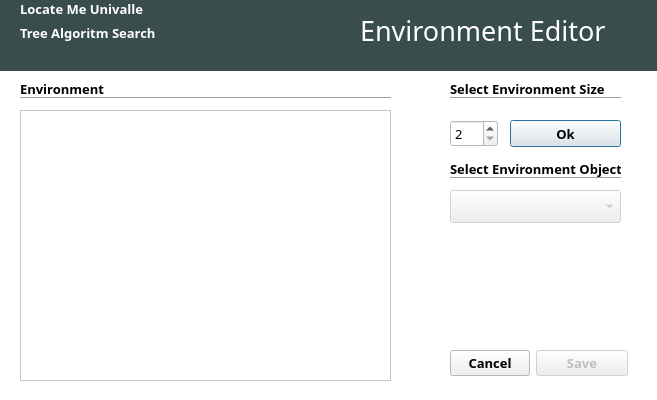
<?xml version="1.0" encoding="UTF-8"?>
<ui version="4.0">
 <class>environmentDialog</class>
 <widget class="QDialog" name="environmentDialog">
  <property name="geometry">
   <rect>
    <x>0</x>
    <y>0</y>
    <width>657</width>
    <height>400</height>
   </rect>
  </property>
  <property name="palette">
   <palette>
    <active>
     <colorrole role="Base">
      <brush brushstyle="SolidPattern">
       <color alpha="255">
        <red>255</red>
        <green>255</green>
        <blue>255</blue>
       </color>
      </brush>
     </colorrole>
     <colorrole role="Window">
      <brush brushstyle="SolidPattern">
       <color alpha="255">
        <red>255</red>
        <green>255</green>
        <blue>255</blue>
       </color>
      </brush>
     </colorrole>
    </active>
    <inactive>
     <colorrole role="Base">
      <brush brushstyle="SolidPattern">
       <color alpha="255">
        <red>255</red>
        <green>255</green>
        <blue>255</blue>
       </color>
      </brush>
     </colorrole>
     <colorrole role="Window">
      <brush brushstyle="SolidPattern">
       <color alpha="255">
        <red>255</red>
        <green>255</green>
        <blue>255</blue>
       </color>
      </brush>
     </colorrole>
    </inactive>
    <disabled>
     <colorrole role="Base">
      <brush brushstyle="SolidPattern">
       <color alpha="255">
        <red>255</red>
        <green>255</green>
        <blue>255</blue>
       </color>
      </brush>
     </colorrole>
     <colorrole role="Window">
      <brush brushstyle="SolidPattern">
       <color alpha="255">
        <red>255</red>
        <green>255</green>
        <blue>255</blue>
       </color>
      </brush>
     </colorrole>
    </disabled>
   </palette>
  </property>
  <property name="font">
   <font>
    <family>Ubuntu Condensed</family>
    <pointsize>10</pointsize>
    <weight>75</weight>
    <bold>true</bold>
   </font>
  </property>
  <property name="windowTitle">
   <string>Environment Editor</string>
  </property>
  <property name="autoFillBackground">
   <bool>true</bool>
  </property>
  <widget class="QWidget" name="widgetHeader" native="true">
   <property name="geometry">
    <rect>
     <x>0</x>
     <y>0</y>
     <width>661</width>
     <height>71</height>
    </rect>
   </property>
   <property name="palette">
    <palette>
     <active>
      <colorrole role="WindowText">
       <brush brushstyle="SolidPattern">
        <color alpha="255">
         <red>255</red>
         <green>255</green>
         <blue>255</blue>
        </color>
       </brush>
      </colorrole>
      <colorrole role="Base">
       <brush brushstyle="SolidPattern">
        <color alpha="255">
         <red>255</red>
         <green>255</green>
         <blue>255</blue>
        </color>
       </brush>
      </colorrole>
      <colorrole role="Window">
       <brush brushstyle="SolidPattern">
        <color alpha="255">
         <red>57</red>
         <green>77</green>
         <blue>76</blue>
        </color>
       </brush>
      </colorrole>
     </active>
     <inactive>
      <colorrole role="WindowText">
       <brush brushstyle="SolidPattern">
        <color alpha="255">
         <red>255</red>
         <green>255</green>
         <blue>255</blue>
        </color>
       </brush>
      </colorrole>
      <colorrole role="Base">
       <brush brushstyle="SolidPattern">
        <color alpha="255">
         <red>255</red>
         <green>255</green>
         <blue>255</blue>
        </color>
       </brush>
      </colorrole>
      <colorrole role="Window">
       <brush brushstyle="SolidPattern">
        <color alpha="255">
         <red>57</red>
         <green>77</green>
         <blue>76</blue>
        </color>
       </brush>
      </colorrole>
     </inactive>
     <disabled>
      <colorrole role="WindowText">
       <brush brushstyle="SolidPattern">
        <color alpha="255">
         <red>159</red>
         <green>158</green>
         <blue>158</blue>
        </color>
       </brush>
      </colorrole>
      <colorrole role="Base">
       <brush brushstyle="SolidPattern">
        <color alpha="255">
         <red>57</red>
         <green>77</green>
         <blue>76</blue>
        </color>
       </brush>
      </colorrole>
      <colorrole role="Window">
       <brush brushstyle="SolidPattern">
        <color alpha="255">
         <red>57</red>
         <green>77</green>
         <blue>76</blue>
        </color>
       </brush>
      </colorrole>
     </disabled>
    </palette>
   </property>
   <property name="autoFillBackground">
    <bool>true</bool>
   </property>
   <widget class="QWidget" name="layoutWidget_2">
    <property name="geometry">
     <rect>
      <x>20</x>
      <y>0</y>
      <width>331</width>
      <height>81</height>
     </rect>
    </property>
    <layout class="QFormLayout" name="formLayout_2">
     <property name="fieldGrowthPolicy">
      <enum>QFormLayout::AllNonFixedFieldsGrow</enum>
     </property>
     <item row="1" column="0">
      <widget class="QLabel" name="labelSubtitle">
       <property name="text">
        <string>Tree Algoritm Search</string>
       </property>
      </widget>
     </item>
     <item row="0" column="0">
      <widget class="QLabel" name="labelTitle">
       <property name="styleSheet">
        <string notr="true">font: 30pt &quot;Ubuntu Condensed&quot;;
color: rgb(255, 255, 255);</string>
       </property>
       <property name="text">
        <string>Locate Me Univalle</string>
       </property>
      </widget>
     </item>
    </layout>
   </widget>
   <widget class="QLabel" name="labelSelectedSearch">
    <property name="geometry">
     <rect>
      <x>360</x>
      <y>10</y>
      <width>261</width>
      <height>41</height>
     </rect>
    </property>
    <property name="font">
     <font>
      <pointsize>20</pointsize>
      <weight>50</weight>
      <bold>false</bold>
     </font>
    </property>
    <property name="text">
     <string>Environment Editor</string>
    </property>
   </widget>
  </widget>
  <widget class="QTableWidget" name="tableWidgetEnvironment">
   <property name="enabled">
    <bool>false</bool>
   </property>
   <property name="geometry">
    <rect>
     <x>20</x>
     <y>110</y>
     <width>371</width>
     <height>271</height>
    </rect>
   </property>
   <property name="font">
    <font>
     <weight>50</weight>
     <bold>false</bold>
    </font>
   </property>
   <attribute name="horizontalHeaderDefaultSectionSize">
    <number>24</number>
   </attribute>
   <attribute name="horizontalHeaderMinimumSectionSize">
    <number>20</number>
   </attribute>
   <attribute name="verticalHeaderDefaultSectionSize">
    <number>30</number>
   </attribute>
   <attribute name="verticalHeaderMinimumSectionSize">
    <number>19</number>
   </attribute>
  </widget>
  <widget class="Line" name="lineEnvironment">
   <property name="geometry">
    <rect>
     <x>20</x>
     <y>90</y>
     <width>371</width>
     <height>16</height>
    </rect>
   </property>
   <property name="orientation">
    <enum>Qt::Horizontal</enum>
   </property>
  </widget>
  <widget class="QLabel" name="labelEnvironment">
   <property name="geometry">
    <rect>
     <x>20</x>
     <y>80</y>
     <width>151</width>
     <height>17</height>
    </rect>
   </property>
   <property name="text">
    <string>Environment </string>
   </property>
  </widget>
  <widget class="QComboBox" name="comboBoxEnvironmentObject">
   <property name="enabled">
    <bool>false</bool>
   </property>
   <property name="geometry">
    <rect>
     <x>450</x>
     <y>190</y>
     <width>171</width>
     <height>33</height>
    </rect>
   </property>
   <property name="font">
    <font>
     <weight>50</weight>
     <bold>false</bold>
    </font>
   </property>
  </widget>
  <widget class="QSpinBox" name="spinBoxEnvironmentSize">
   <property name="geometry">
    <rect>
     <x>450</x>
     <y>120</y>
     <width>48</width>
     <height>27</height>
    </rect>
   </property>
   <property name="font">
    <font>
     <weight>50</weight>
     <bold>false</bold>
    </font>
   </property>
   <property name="minimum">
    <number>2</number>
   </property>
   <property name="maximum">
    <number>80</number>
   </property>
   <property name="singleStep">
    <number>2</number>
   </property>
  </widget>
  <widget class="QPushButton" name="pushButtonEnvironmentSize">
   <property name="geometry">
    <rect>
     <x>510</x>
     <y>120</y>
     <width>111</width>
     <height>27</height>
    </rect>
   </property>
   <property name="text">
    <string>Ok</string>
   </property>
  </widget>
  <widget class="QLabel" name="labelEnvironmentSize">
   <property name="geometry">
    <rect>
     <x>450</x>
     <y>80</y>
     <width>171</width>
     <height>17</height>
    </rect>
   </property>
   <property name="text">
    <string>Select Environment Size</string>
   </property>
  </widget>
  <widget class="Line" name="line_2">
   <property name="geometry">
    <rect>
     <x>450</x>
     <y>90</y>
     <width>171</width>
     <height>16</height>
    </rect>
   </property>
   <property name="orientation">
    <enum>Qt::Horizontal</enum>
   </property>
  </widget>
  <widget class="Line" name="lineEnvironmentObject">
   <property name="geometry">
    <rect>
     <x>450</x>
     <y>170</y>
     <width>171</width>
     <height>16</height>
    </rect>
   </property>
   <property name="orientation">
    <enum>Qt::Horizontal</enum>
   </property>
  </widget>
  <widget class="QLabel" name="labelEnvironmentObject">
   <property name="geometry">
    <rect>
     <x>450</x>
     <y>160</y>
     <width>171</width>
     <height>17</height>
    </rect>
   </property>
   <property name="text">
    <string>Select Environment Object</string>
   </property>
  </widget>
  <widget class="QLabel" name="labelEnvironmentObject_2">
   <property name="geometry">
    <rect>
     <x>450</x>
     <y>240</y>
     <width>171</width>
     <height>91</height>
    </rect>
   </property>
   <property name="text">
    <string/>
   </property>
  </widget>
  <widget class="QWidget" name="layoutWidget">
   <property name="geometry">
    <rect>
     <x>450</x>
     <y>350</y>
     <width>178</width>
     <height>28</height>
    </rect>
   </property>
   <layout class="QFormLayout" name="formLayout">
    <item row="0" column="0">
     <widget class="QPushButton" name="pushButtonCancel">
      <property name="text">
       <string>Cancel</string>
      </property>
     </widget>
    </item>
    <item row="0" column="1">
     <widget class="QPushButton" name="pushButtonSave">
      <property name="enabled">
       <bool>false</bool>
      </property>
      <property name="text">
       <string>Save</string>
      </property>
     </widget>
    </item>
   </layout>
  </widget>
  <zorder>layoutWidget</zorder>
  <zorder>widgetHeader</zorder>
  <zorder>tableWidgetEnvironment</zorder>
  <zorder>lineEnvironment</zorder>
  <zorder>labelEnvironment</zorder>
  <zorder>comboBoxEnvironmentObject</zorder>
  <zorder>spinBoxEnvironmentSize</zorder>
  <zorder>pushButtonEnvironmentSize</zorder>
  <zorder>labelEnvironmentSize</zorder>
  <zorder>line_2</zorder>
  <zorder>lineEnvironmentObject</zorder>
  <zorder>labelEnvironmentObject</zorder>
  <zorder>labelEnvironmentObject_2</zorder>
 </widget>
 <resources/>
 <connections>
  <connection>
   <sender>pushButtonCancel</sender>
   <signal>clicked()</signal>
   <receiver>environmentDialog</receiver>
   <slot>reject()</slot>
   <hints>
    <hint type="sourcelabel">
     <x>473</x>
     <y>371</y>
    </hint>
    <hint type="destinationlabel">
     <x>418</x>
     <y>329</y>
    </hint>
   </hints>
  </connection>
 </connections>
</ui>
